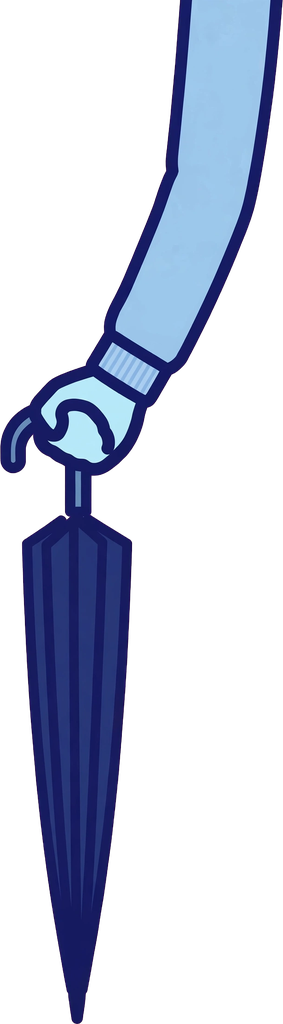
#> input picture tools/backup_v0135/arm_cardigan_umbrella_folding.png, 283 x 1024 px, given in place of arm_polo_umbrella_open.png, which was not available
$ python make_parasol_layer31.py
#> lines starting #> are read from the running program, lines starting #| are printed output that depends on the picture; after the words box and inside, x2 and y2 are one past the last pixel; in counts of white or black regions, pixels touching at a corner belong together
#!/usr/bin/env python3
"""v0.1.31: rebuild the parasol arm layer from the APPROVED rain
umbrella arm layer (arm_polo_umbrella_open), changing ONLY the
canopy's colours — never its pixels' positions.

The rule this script exists to keep: the parasol canopy's
silhouette, ribs and shaft position are the rain umbrella's,
pixel for pixel. Only the colour values inside the canopy mask
change (ink -> parasol ink (49,73,138); cloth -> the parasol
family's light blues mapped on the source luminance). Alpha is
never written. The script asserts the result's alpha equals the
source's alpha exactly, and emits the silhouette overlay that
proves the outlines coincide.
"""
import numpy as np
from PIL import Image

RES = "app/src/main/res/drawable-nodpi/"
src = Image.open(RES + "arm_polo_umbrella_open.png").convert("RGBA")
#> src is the input picture: PIL image 283x1024 RGBA; mean R, G, B, A 23.4, 29.5, 46.9, 77.5
a = np.asarray(src).astype(int)
H, W, _ = a.shape
#> H = 1024; W = 283
alpha = a[:, :, 3]
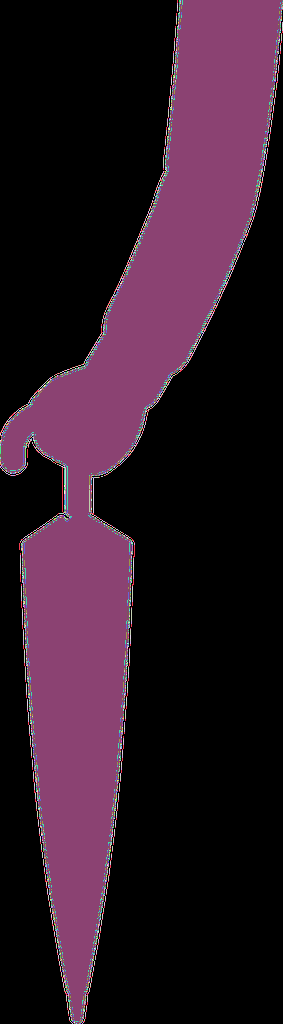
#> alpha: shape (1024, 283) int64; 256 distinct labels, from 0 to 255; one colour per label, 0 black
lum = 0.299 * a[:, :, 0] + 0.587 * a[:, :, 1] + 0.114 * a[:, :, 2]
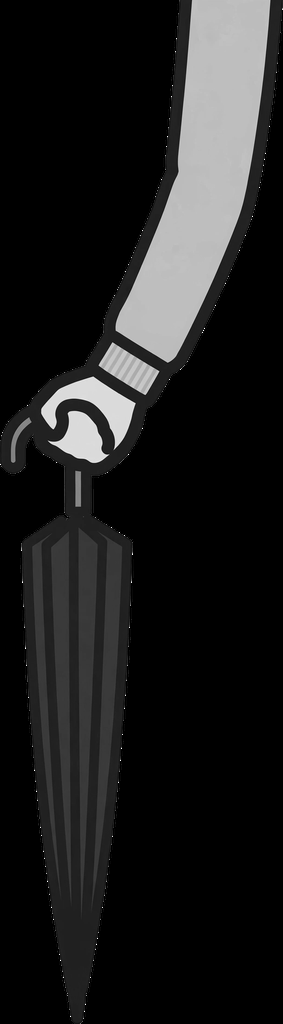
#> lum: shape (1024, 283) float64; min 0, max 255, mean 29.7

# per-column bottom of the canopy blob (first gap >= 20 ends it);
# the shaft corridor's bottom is interpolated from its neighbours
bot = np.zeros(W, dtype=int)
#> bot = 283 values from 0 to 0
for x in range(W):
    col = alpha[:, x] > 0
    last, gap, started = 0, 0, False
    for y in range(H):
        if col[y]:
            last, gap, started = y, 0, True
        elif started:
            gap += 1
            if gap >= 20:
                break
    bot[x] = last
#> after the loop, bot = 283 values, max 1023 at index 72, min 32 at index 282, mean 436.9
med = np.array([np.median(bot[max(0, x - 25):x + 26]) for x in range(W)])
#> med = 283 values, max 991 at index 64, min 136.5 at index 282, mean 439.3
corridor = bot > med + 30
if corridor.any():
    idx = np.arange(W)
#> idx = 283 values from 0 to 282
    bot = np.where(corridor,
                   np.interp(idx, idx[~corridor], bot[~corridor]),
                   bot).astype(int)
#> bot = 283 values, max 1021 at index 70, min 32 at index 282, mean 433.2
bot = np.minimum(bot + 2, 400)
#> bot = 283 values, max 400 at index 0, min 34 at index 282, mean 347.4

yy = np.arange(H)[:, None]
#> yy = 1024 values from 0 to 1023
dark = (alpha > 0) & (lum < 115) & (a[:, :, 2] > a[:, :, 0] + 15)
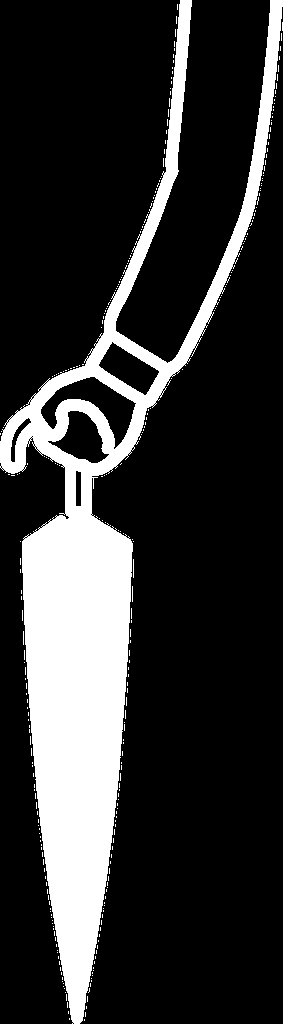
#> dark: shape (1024, 283) bool; 19.9% white; 308 white regions (307 under 20 px), largest, box (x1, y1, x2, y2) and area: (0, 0, 283, 1024) 56777
mask = dark & (yy <= bot[None, :])
#> mask: shape (1024, 283) bool; 4.4% white; 134 white regions (132 under 20 px), largest, box (x1, y1, x2, y2) and area: (29, 0, 283, 401) 12391, (64, 399, 85, 401) 35

INK = np.array([49, 73, 138])
SHADE = np.array([153, 200, 234])
LIGHT = np.array([186, 233, 251])
out = a.copy()
ink_m = mask & (lum <= 40)
#> ink_m: shape (1024, 283) bool; 4.2% white; 140 white regions (138 under 20 px), largest, box (x1, y1, x2, y2) and area: (29, 0, 283, 401) 11773, (65, 399, 84, 401) 27
t = np.clip((lum - 40) / 6.5, 0, 1)[..., None]
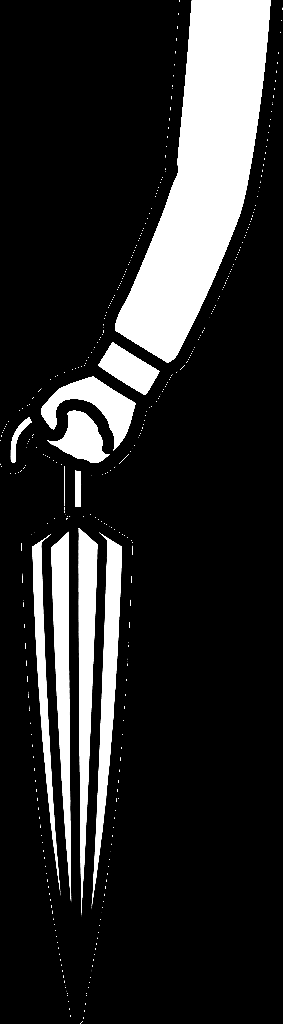
#> t: shape (1024, 283, 1) float64; min 0, max 1, mean 0.168
cloth = SHADE[None, None, :] * (1 - t) + LIGHT[None, None, :] * t
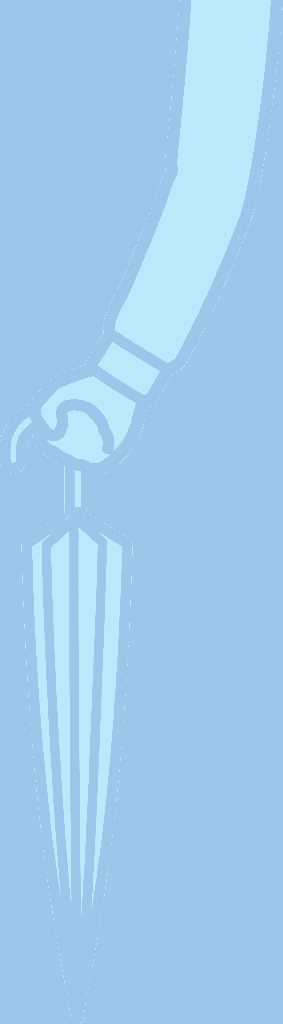
#> cloth: shape (1024, 283, 3) float64; mean of channels 0, 1, 2 158.6, 205.6, 236.9; drawn as R, G, B
cloth_m = mask & (lum > 40)
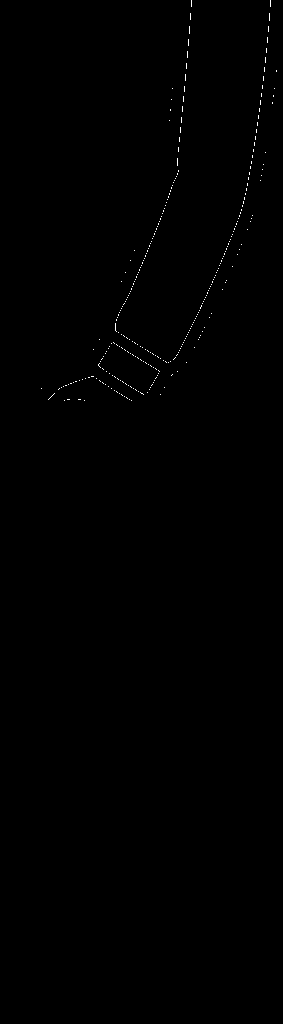
#> cloth_m: shape (1024, 283) bool; 0.21% white in thin lines or dots, all inside (x1, y1, x2, y2) = (41, 0, 277, 401)
out[cloth_m, :3] = cloth[cloth_m].astype(int)
out[ink_m, :3] = INK

# --- the proof obligations ---
assert (out[:, :, 3] == alpha).all(), "alpha changed!"
diff = (out != a).any(axis=2)
assert not (diff & ~mask).any(), "diff outside the canopy mask!"
print("alpha identical to rain umbrella: True; changed px:",
      int(diff.sum()), "(canopy mask only)")
#| alpha identical to rain umbrella: True; changed px: 12767 (canopy mask only)

Image.fromarray(out.astype(np.uint8), "RGBA").save(
    RES + "arm_polo_parasol.png")
print("saved arm_polo_parasol.png")

# --- silhouette overlay: rain silhouette in red, parasol in
# blue, over white — coincident outlines show as a single
# purple-edged shape with no red/blue fringe sticking out ---
ov = np.full((H, W, 3), 255, dtype=np.uint8)
ov[alpha > 0] = (230, 40, 40)
par_alpha = np.asarray(
    Image.open(RES + "arm_polo_parasol.png").convert("RGBA"))[:, :, 3]
both = (alpha > 0) & (par_alpha > 0)
#> both: shape (1024, 283) bool; 31.7% white; 12 white regions (9 under 20 px), largest, box (x1, y1, x2, y2) and area: (0, 0, 283, 1024) 91800, (20, 553, 21, 582) 29, (131, 607, 132, 627) 20
ov[both] = (150, 60, 180)
only_par = (par_alpha > 0) & ~(alpha > 0)
#> only_par: shape (1024, 283) bool; every value is 0
ov[only_par] = (40, 80, 255)
print("parasol-only alpha px:", int(only_par.sum()),
      "| rain-only alpha px:",
      int(((alpha > 0) & ~(par_alpha > 0)).sum()))
#| parasol-only alpha px: 0 | rain-only alpha px: 0
Image.fromarray(ov, "RGB").save(
    "tools/audit31/parasol_silhouette_overlay.png")
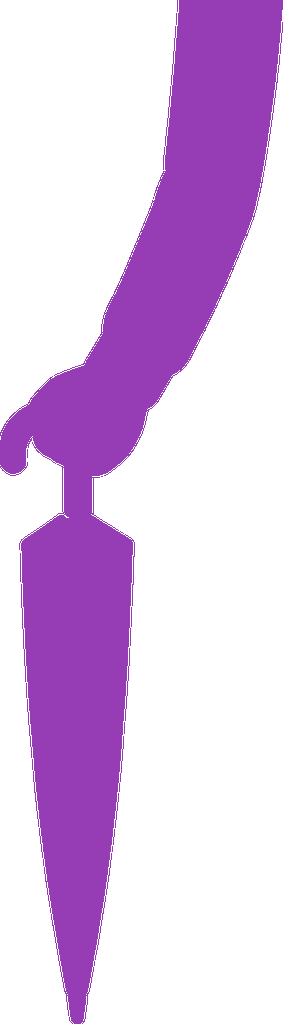
#> saved as parasol_silhouette_overlay.png: PIL image 283x1024 RGB; mean R, G, B 221.7, 193.1, 231.2
print("saved parasol_silhouette_overlay.png")
